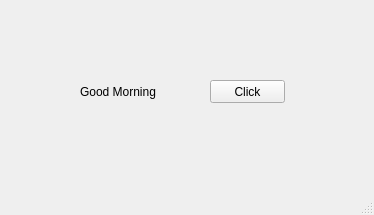
<?xml version="1.0" encoding="UTF-8"?>
<ui version="4.0">
 <class>MainWindow</class>
 <widget class="QMainWindow" name="MainWindow">
  <property name="geometry">
   <rect>
    <x>0</x>
    <y>0</y>
    <width>374</width>
    <height>215</height>
   </rect>
  </property>
  <property name="windowTitle">
   <string>MainWindow</string>
  </property>
  <widget class="QWidget" name="centralwidget">
   <widget class="QLabel" name="lbl">
    <property name="geometry">
     <rect>
      <x>80</x>
      <y>81</y>
      <width>91</width>
      <height>21</height>
     </rect>
    </property>
    <property name="text">
     <string>Good Morning</string>
    </property>
   </widget>
   <widget class="QPushButton" name="pb">
    <property name="geometry">
     <rect>
      <x>210</x>
      <y>80</y>
      <width>75</width>
      <height>23</height>
     </rect>
    </property>
    <property name="text">
     <string>Click</string>
    </property>
   </widget>
  </widget>
  <widget class="QMenuBar" name="menubar">
   <property name="geometry">
    <rect>
     <x>0</x>
     <y>0</y>
     <width>374</width>
     <height>21</height>
    </rect>
   </property>
  </widget>
  <widget class="QStatusBar" name="statusbar"/>
 </widget>
 <resources/>
 <connections/>
</ui>
